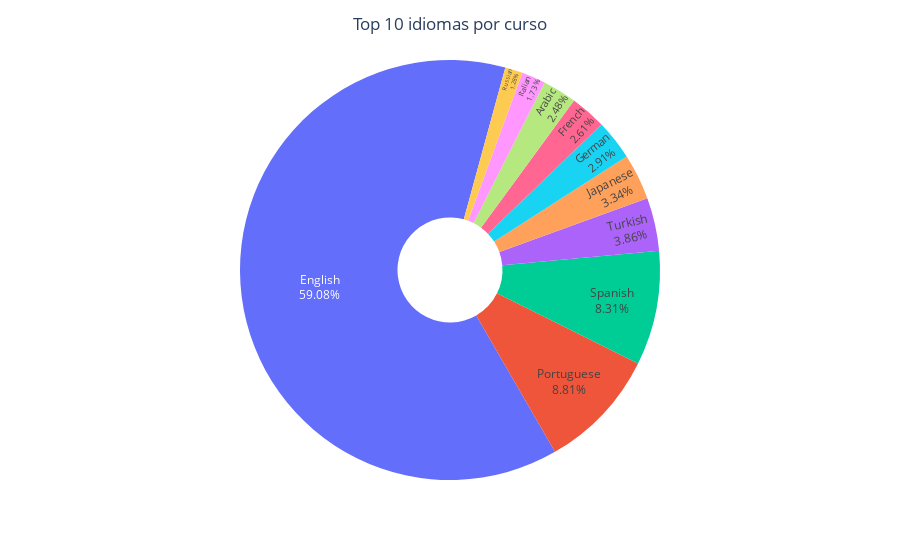

Notebook code for this chart:
### Code cell
import plotly.express as px
# Top 15 languages
languages_top10 = round(udemy_cursos['language'].value_counts() * 100 / len(udemy_cursos), 2)[:10]

# Pie chart for top 15 languages visualization
fig = px.pie(languages_top10, values=languages_top10.values, 
             names=languages_top10.index, hole=0.25,
            )
fig.update_traces(textposition='inside', texttemplate = '%{label}<br>%{value}%', rotation=150)
fig.update_layout(title_text='Top 10 idiomas por curso', title_x=0.5, showlegend=False)
fig.show()

### Figure 1 — Plotly figure (JSON) as saved in the notebook; plotly's stock layout.template omitted (floating-point values rounded to 4 significant figures)
{"data": [{"domain": {"x": [0, 1], "y": [0, 1]}, "hole": 0.25, "hovertemplate": "index=%{label}<br>value=%{value}<extra></extra>", "labels": ["English", "Portuguese", "Spanish", "Turkish", "Japanese", "German", "French", "Arabic", "Italian", "Russian"], "legendgroup": "", "name": "", "rotation": 150, "showlegend": true, "textposition": "inside", "texttemplate": "%{label}<br>%{value}%", "type": "pie", "values": [59.08, 8.81, 8.31, 3.86, 3.34, 2.91, 2.61, 2.48, 1.73, 1.28]}], "layout": {"legend": {"tracegroupgap": 0}, "margin": {"t": 60}, "showlegend": false, "title": {"text": "Top 10 idiomas por curso", "x": 0.5}}}
